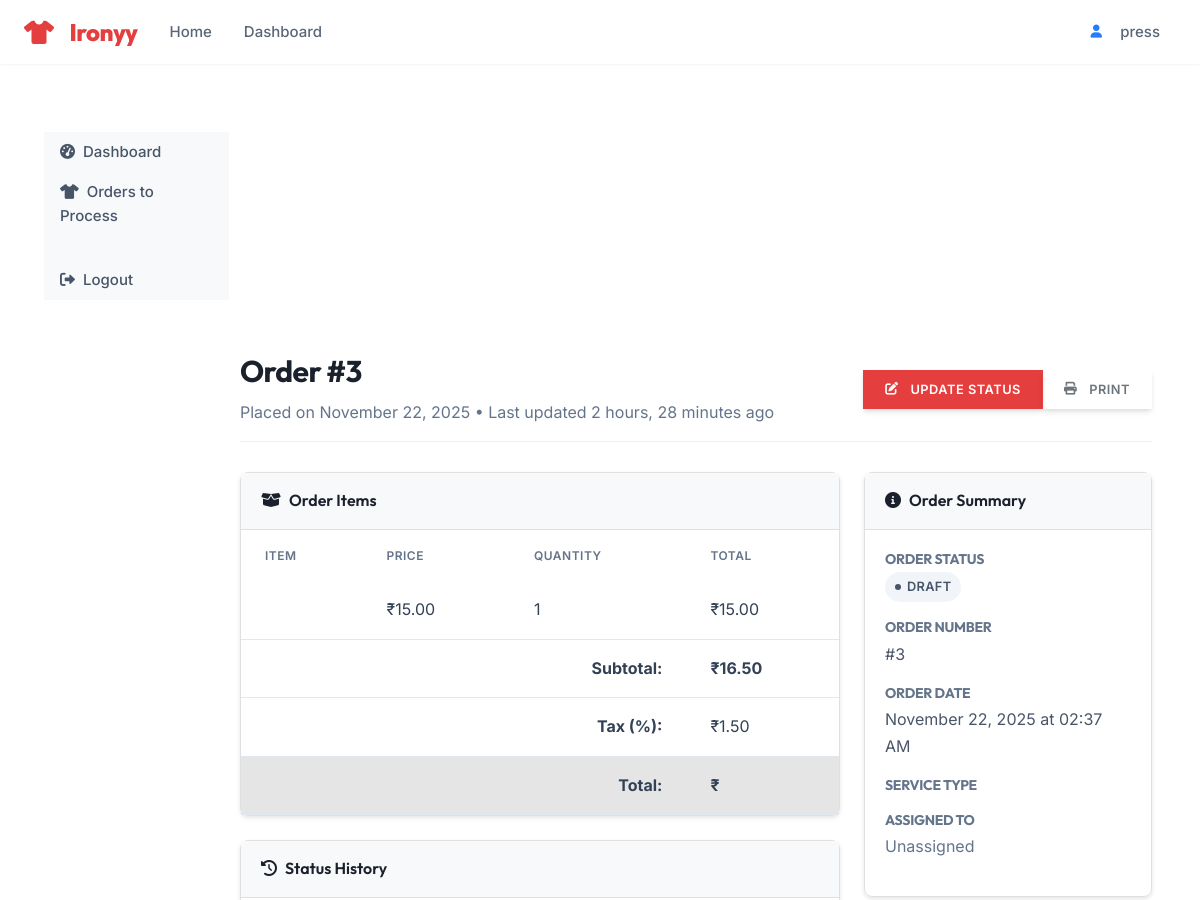
/dashboard/order/3/ (signed in, upper part), run on an earlier commit of the app's database.
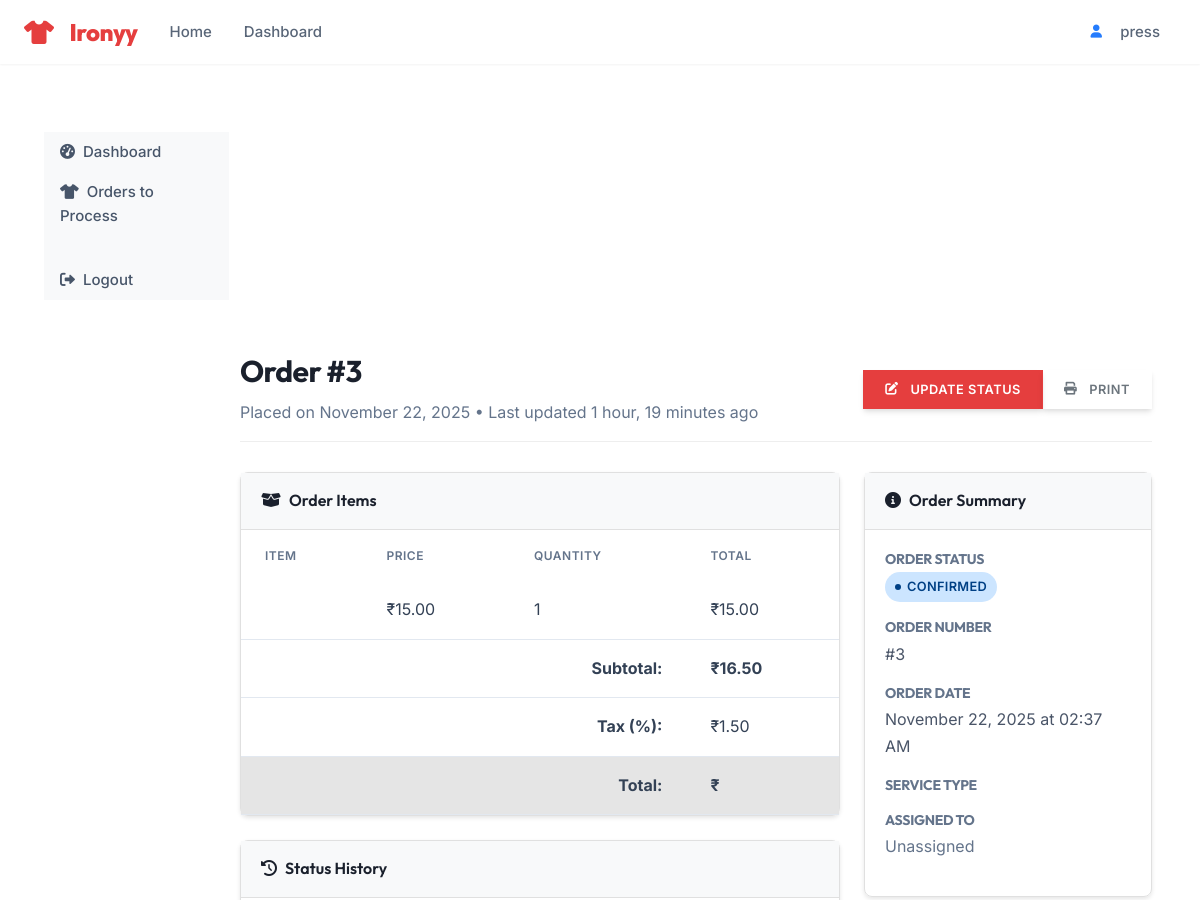
And on a later commit of the database.
### orders/models.py (models this page shows, shortened)
class Order(models.Model):
    class Status(models.TextChoices):
        DRAFT = 'draft', _('Draft')
        PENDING = 'pending', _('Pending Payment')
        CONFIRMED = 'confirmed', _('Confirmed')
        SCHEDULED_FOR_PICKUP = 'scheduled_for_pickup', _('Scheduled for Pickup')
        OUT_FOR_PICKUP = 'out_for_pickup', _('Out for Pickup')
        PICKED_UP = 'picked_up', _('Picked Up')
        PROCESSING = 'processing', _('In Progress')
        READY = 'ready', _('Ready for Delivery')
        OUT_FOR_DELIVERY = 'out_for_delivery', _('Out for Delivery')
        COMPLETED = 'completed', _('Completed')
        CANCELLED = 'cancelled', _('Cancelled')
        REFUNDED = 'refunded', _('Refunded')
        FAILED = 'failed', _('Failed')
    class PaymentStatus(models.TextChoices):
        PENDING = 'pending', _('Pending')
        AUTHORIZED = 'authorized', _('Authorized')
        PAID = 'paid', _('Paid')
        PARTIALLY_REFUNDED = 'partially_refunded', _('Partially Refunded')
        REFUNDED = 'refunded', _('Refunded')
        VOIDED = 'voided', _('Voided')
        FAILED = 'failed', _('Failed')
    class DeliveryType(models.TextChoices):
        PICKUP = 'pickup', _('Pickup')
        DELIVERY = 'delivery', _('Delivery')
    customer = models.ForeignKey(
        User,
        on_delete=models.PROTECT,
        related_name='orders',
        verbose_name=_('customer')
    )
    order_number = models.CharField(
        _('order number'),
        max_length=20,
        unique=True,
        db_index=True
    )
    status = models.CharField(
        _('status'),
        max_length=20,
        choices=Status.choices,
        default=Status.DRAFT,
        db_index=True
    )
    payment_status = models.CharField(
        _('payment status'),
        max_length=20,
        choices=PaymentStatus.choices,
        default=PaymentStatus.PENDING,
        db_index=True
    )
    delivery_type = models.CharField(
        _('delivery type'),
        max_length=10,
        choices=DeliveryType.choices,
        default=DeliveryType.PICKUP
    )
    pickup_address = models.TextField(_('pickup address'), blank=True)
    delivery_address = models.TextField(_('delivery address'), blank=True)
    preferred_pickup_date = models.DateField(_('preferred pickup date'), null=True, blank=True)
    preferred_delivery_date = models.DateField(_('preferred delivery date'), null=True, blank=True)
    subtotal = models.DecimalField(
        _('subtotal'),
        max_digits=10,
        decimal_places=2,
        default=Decimal('0.00')
    )
    tax_amount = models.DecimalField(
        _('tax amount'),
        max_digits=10,
        decimal_places=2,
        default=Decimal('0.00')
    )
    shipping_cost = models.DecimalField(
        _('shipping cost'),
        max_digits=10,
        decimal_places=2,
        default=Decimal('0.00')
    )
    discount_amount = models.DecimalField(
        _('discount amount'),
        max_digits=10,
        decimal_places=2,
        default=Decimal('0.00')
    )
    total_amount = models.DecimalField(
        _('total amount'),
        max_digits=10,
        decimal_places=2,
        default=Decimal('0.00')
    )
    assigned_staff = models.ForeignKey(
        User,
        on_delete=models.SET_NULL,
        null=True,
        blank=True,
        related_name='assigned_orders',
        verbose_name=_('assigned staff')
    )
    delivery_person = models.ForeignKey(
        User,
        on_delete=models.SET_NULL,
        null=True,
        blank=True,
        related_name='delivery_orders',
        verbose_name=_('delivery person')
    )
    created_at = models.DateTimeField(_('created at'), auto_now_add=True)
    updated_at = models.DateTimeField(_('updated at'), auto_now=True)
    confirmed_at = models.DateTimeField(_('confirmed at'), null=True, blank=True)
    completed_at = models.DateTimeField(_('completed at'), null=True, blank=True)
    cancelled_at = models.DateTimeField(_('cancelled at'), null=True, blank=True)
    special_instructions = models.TextField(_('special instructions'), blank=True)
    internal_notes = models.TextField(_('internal notes'), blank=True)
    cancellation_reason = models.TextField(_('cancellation reason'), blank=True)
    payment_method = models.CharField(_('payment method'), max_length=50, blank=True)
    payment_reference = models.CharField(_('payment reference'), max_length=100, blank=True)
    payment_date = models.DateTimeField(_('payment date'), null=True, blank=True)
    class Meta:
        ordering = ['-created_at']

### dashboard/views.py (the view)
# urls.py: path('order/<int:pk>/', views.OrderDetailView.as_view(), name='order_detail'),
class OrderDetailView(LoginRequiredMixin, DetailView):
    model = Order
    template_name = 'dashboard/order_detail.html'
    context_object_name = 'order'
    def get_queryset(self):
        qs = super().get_queryset()
        user = self.request.user
        if user.is_customer:
            return qs.filter(customer=user)
        elif user.is_press or user.is_admin:
            return qs
        elif user.is_delivery:
            return qs.filter(delivery_person=user)
        return qs.none()

### accounts/models.py (called while the page is built)
    def get_full_name(self):
        full_name = f"{self.first_name} {self.last_name}"
        return full_name.strip()

    def get_short_name(self):
        return self.first_name or self.email.split('@')[0]

    @property
    def is_customer(self):
        return self.role == self.Role.CUSTOMER

    @property
    def is_press(self):
        return self.role == self.Role.PRESS

    @property
    def is_delivery(self):
        return self.role == self.Role.DELIVERY

    @property
    def is_admin(self):
        return self.role == self.Role.ADMIN or self.is_superuser

### orders/models.py (called while the page is built)
    @property
    def total_price(self):
        base_price = self.unit_price * self.quantity
        option_prices = sum(option.price_adjustment for option in self.options.all())
        total = base_price + option_prices - self.discount_amount
        return max(total, Decimal('0.00'))  # Ensure we don't return negative amounts

### templates/dashboard/order_detail.html (shortened to what the changed rows need)
{% extends 'dashboard/base_dashboard.html' %}
{% load humanize %}
{% block dashboard_content %}
<div class="dashboard-header d-flex justify-content-between align-items-center">
    <div>
        <h2>Order #{{ order.id }}</h2>
        <p class="text-muted mb-0">
            Placed on {{ order.created_at|date:"F d, Y" }}
            {% if order.updated_at != order.created_at %}
                • Last updated {{ order.updated_at|timesince }} ago
            {% endif %}
        </p>
    </div>
</div>
<div class="row">
    <div class="col-lg-8">
        <div class="dashboard-card mb-4">
            <div class="card-body p-0">
                <div class="table-responsive">
                    <table class="table table-hover mb-0">
                        <thead class="table-light">
                            <tr>
                                <th>Item</th>
                                <th>Price</th>
                                <th>Quantity</th>
                                <th>Total</th>
                            </tr>
                        </thead>
                        <tbody>
                            <tr>
                                <td><strong>₹{{ order.total_amount|intcomma }}</strong></td>
                            </tr>
                            <tr>
                                <td colspan="3" class="text-end"><strong>Tax ({{ order.tax_percentage }}%):</strong></td>
                                <td>₹{{ order.tax_amount|intcomma|default:"0" }}</td>
                            </tr>
                        </tbody>
                    </table>
                </div>
            </div>
        </div>
    </div>
    <div class="col-lg-4">
        <div class="dashboard-card mb-4">
            <div class="card-body">
                <div class="mb-3">
                    <div class="d-flex align-items-center">
                        <span class="status-badge status-{{ order.status|lower|slugify }} me-2">
                            {{ order.get_status_display }}
                        </span>
                    </div>
                </div>
                <div class="mb-3">
                    <h6 class="text-uppercase text-muted small mb-1">Order Number</h6>
                    <p class="mb-0">#{{ order.id }}</p>
                </div>
                <div class="mb-3">
                    <h6 class="text-uppercase text-muted small mb-1">Order Date</h6>
                    <p class="mb-0">{{ order.created_at|date:"F d, Y \a\t h:i A" }}</p>
                </div>
            </div>
        </div>
</div>
{% endblock %}

What changed in the data, as far as the page shows it:
changed Order id 3: updated_at "2 hours, 28 minutes" → "1 hour, 19 minutes"; status "DRAFT" → "CONFIRMED"
